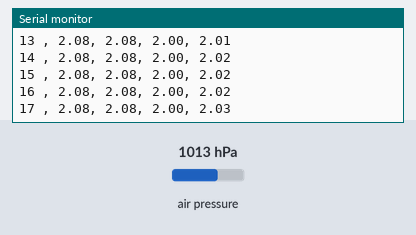
A sketch run on a simulated Arduino Uno, built with avr-gcc and run on an emulated ATmega328P. On the bench: the last lines printed to the serial monitor. Inputs (shaded band) come from the test bench; at power-on: air pressure 1013 hPa. Storage starts empty.

Above: at 1.2 s.
1.3 s: air pressure set to 952 hPa
At 1.32 s:
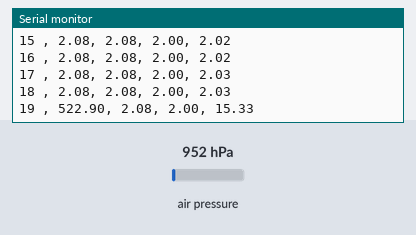
4.3 s: air pressure set to 975 hPa
At 4.36 s:
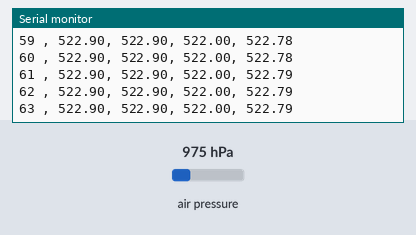
7.3 s: air pressure set to 1048 hPa
At 7.34 s:
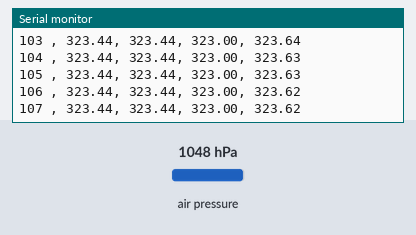
Timing chart, 0 to 10.3 s (numbered marks = the images above; inputs shaded):
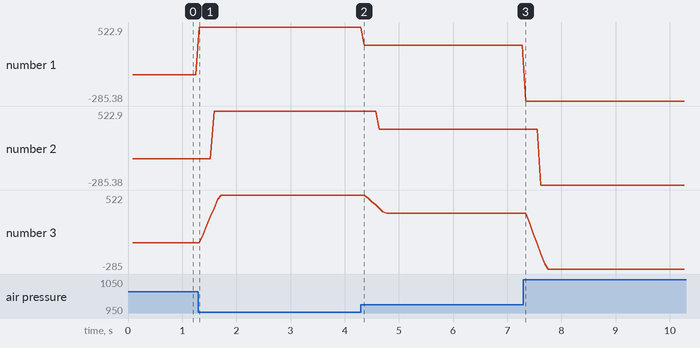

The sketch:

deploy_data_collect.ino
```cpp
#include <SD.h>
#include <SPI.h>
#include <Wire.h>
#include <Adafruit_BMP085.h>
#include "RunningMedian.h"
#include <SimpleKalmanFilter.h>

Adafruit_BMP085 bmp;
RunningMedian samples = RunningMedian(15);
SimpleKalmanFilter pressureKalmanFilter(1, 1, 0.01);

#define seaLevelPressure_hPa 1024
#define filterSamples   13              // filterSamples should  be an odd number, no smaller than 3

const int chipSelect = 53;
int counter = 0;
long count = 0;
float sensSmoothArray1 [filterSamples];   // array for holding raw sensor values for sensor1
float rawData1, smoothData1, altitude;  // variables for sensor1 data

float runmedian(float x) {
    samples.add(x);
    float m = samples.getMedian();
    return m;
}

float digital(float x) {
    smoothData1 = digitalSmooth(x, sensSmoothArray1);  // every sensor you use with digitalSmooth needs its own array
    return smoothData1;
}

float digitalSmooth(float rawIn, float *sensSmoothArray){     // "int *sensSmoothArray" passes an array to the function - the asterisk indicates the array name is a pointer
    int j, k, temp, top, bottom;
    double total;
    static int i;
    static int sorted[filterSamples];
    boolean done;
    i = (i + 1) % filterSamples;    // increment counter and roll over if necc. -  % (modulo operator) rolls over variable
    sensSmoothArray[i] = rawIn;                 // input new data into the oldest slot
    for (j=0; j<filterSamples; j++){     // transfer data array into anther array for sorting and averaging
        sorted[j] = sensSmoothArray[j];
    }
    done = 0;                // flag to know when we're done sorting
    while(done != 1){        // simple swap sort, sorts numbers from lowest to highest
        done = 1;
        for (j = 0; j < (filterSamples - 1); j++){
            if (sorted[j] > sorted[j + 1]){     // numbers are out of order - swap
                temp = sorted[j + 1];
                sorted [j+1] =  sorted[j] ;
                sorted [j] = temp;
                done = 0;
            }
        }
    }
    bottom = max(((filterSamples * 15)  / 100), 1);
    top = min((((filterSamples * 85) / 100) + 1  ), (filterSamples - 1));   // the + 1 is to make up for asymmetry caused by integer rounding
    k = 0;
    total = 0;
    for ( j = bottom; j< top; j++){
        total += sorted[j];  // total remaining indices
        k++;
    }
    return total / k;    // divide by number of samples
}

float kalman(float x) {
    float estimated_altitude = pressureKalmanFilter.updateEstimate(x);
    return estimated_altitude;
}

void printSerial(float altitude) {
    Serial.print(counter);
    Serial.print(" , ");
    Serial.print(altitude);
    Serial.print(", ");
    Serial.print(runmedian(altitude));
    Serial.print(", ");
    Serial.print(digital(altitude));
    Serial.print(", ");
    Serial.println(kalman(altitude));
}

void startWriting() {
    File dataFile = SD.open("Altitude.txt", FILE_WRITE);
    if (dataFile) {
        dataFile.println("Altitude"); //Write the first row of the excel file
        dataFile.println(); //End of Row move to next row
        dataFile.close();
    }
}

void Write_SDcard(float altitude) {
    File dataFile = SD.open("Altitude.txt", FILE_WRITE);
    if (dataFile) {
        dataFile.print(counter);
        dataFile.print(" , ");
        dataFile.print(altitude);
        dataFile.print(", ");
        dataFile.print(runmedian(altitude));
        dataFile.print(", ");
        dataFile.print(digital(altitude));
        dataFile.print(", ");
        dataFile.println(kalman(altitude));
        dataFile.close(); //Close the file
    }
    else {
        Serial.println("SD card writing failed");
    }
}
void setup() {
    Serial.begin(9600);
    if (!bmp.begin()) {
        Serial.println("Could not find a valid BMP085 sensor, check wiring!");
        while (1) {}
    }
    Serial.print("\nInitializing SD card...");
    // we'll use the initialization code from the utility libraries
    // since we're just testing if the card is working!
    if (!SD.begin(chipSelect)) {
        Serial.println("initialization failed.");
        while (1);
    } else {
        Serial.println("Wiring is correct and a card is present.");
    }
    Serial.println("initialization done.");
    startWriting();
}

void loop() {
    altitude = bmp.readAltitude();
    printSerial(altitude);
    Write_SDcard(altitude);
    delay(50);
    counter ++;
}
```

Measured:
- after the input at 1.3 s, the serial monitor: prints a new line at once (image 1)
- plotted number 1: 2.08 → 522.9 after the input at 1.3 s
- plotted number 2: 2.08 → 522.9 after the input at 1.3 s
- plotted number 3: 2 → 522 after the input at 1.3 s
